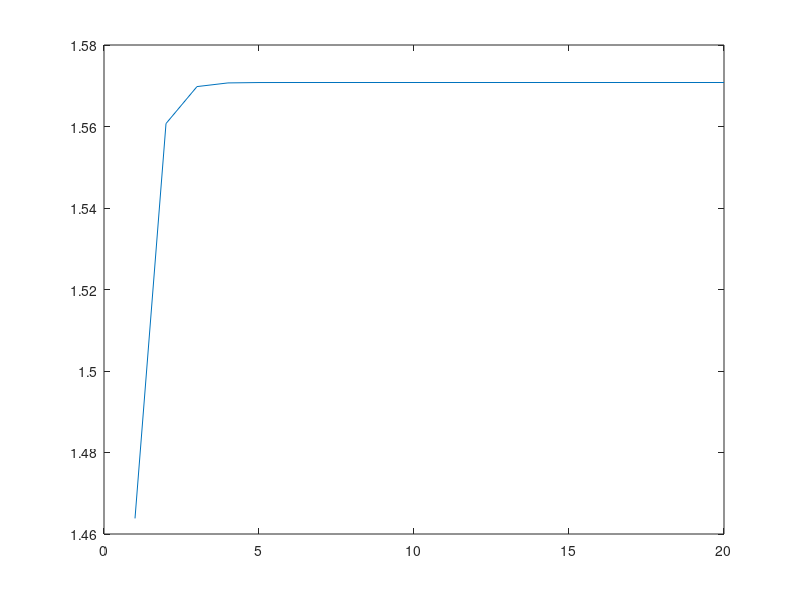

MATLAB code for this plot:
clear opl

for i=1:20,
  x = 10^i;
  opl(i)=x * atan(x) * ( 1/sqrt(1+x^2));
end

figure
plot(opl)

% clear opl
% 
% for i=1:4,
%   x=10^1;
%   fx=x*(pi/2 - atan(x));
%   opl(x)=fx;
% end
% 
% plot(opl);
% 
% clear opl;
% 
% for i=1:4,
%   x=10^1;
%   fx=x * atan(x) * ( 1/sqrt(1+x^2));
%   opl(x)=fx;
% end
% 
% figure
% plot(opl);
% 
% for i=1:4,
%   x=10^1;
%   fx=x * atan(x) * ( 1/sqrt(1+x^2));
%   opl(x)=fx;
% end
% 
% figure
% plot(opl);
